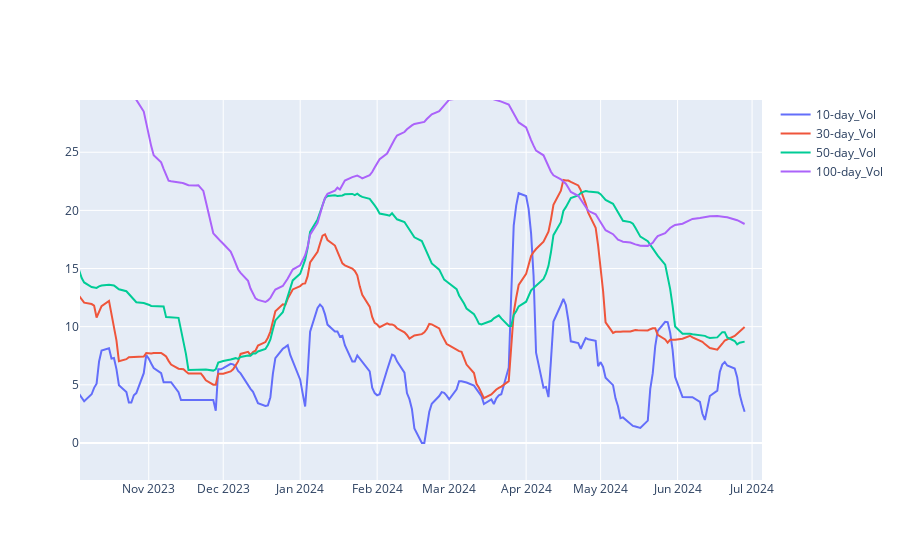

Notebook code for this chart:
### Markdown cell above
# Historical Volatility

### Code cell
histvol = Position_Reporting(positions, 'ACCU', current_date).rolling_vol()

fig = go.Figure()
for i in list(histvol)[1:]:
    fig.add_trace(go.Scatter(x=histvol['Date'], y=histvol[i], name=i))#, base=0))
    
fig.show()

### Figure 1 — Plotly figure (JSON) as saved in the notebook; plotly's stock layout.template omitted (floating-point values rounded to 4 significant figures; data arrays with more than 128 entries replaced by an {"elided": "..."} marker saying what was removed)
{"data": [{"name": "10-day_Vol", "type": "scatter", "visible": true, "x": {"elided": "845 str values"}, "y": {"elided": "845 float values"}}, {"name": "30-day_Vol", "type": "scatter", "visible": true, "x": {"elided": "845 str values"}, "y": {"elided": "845 float values"}}, {"name": "50-day_Vol", "type": "scatter", "visible": true, "x": {"elided": "845 str values"}, "y": {"elided": "845 float values"}}, {"name": "100-day_Vol", "type": "scatter", "visible": true, "x": {"elided": "845 str values"}, "y": {"elided": "845 float values"}}], "layout": {"autosize": true, "xaxis": {"autorange": false, "range": ["2023-10-04 07:41:45.4632", "2024-07-05"], "type": "date"}, "yaxis": {"autorange": false, "range": [-3.189, 29.49], "type": "linear"}}}
